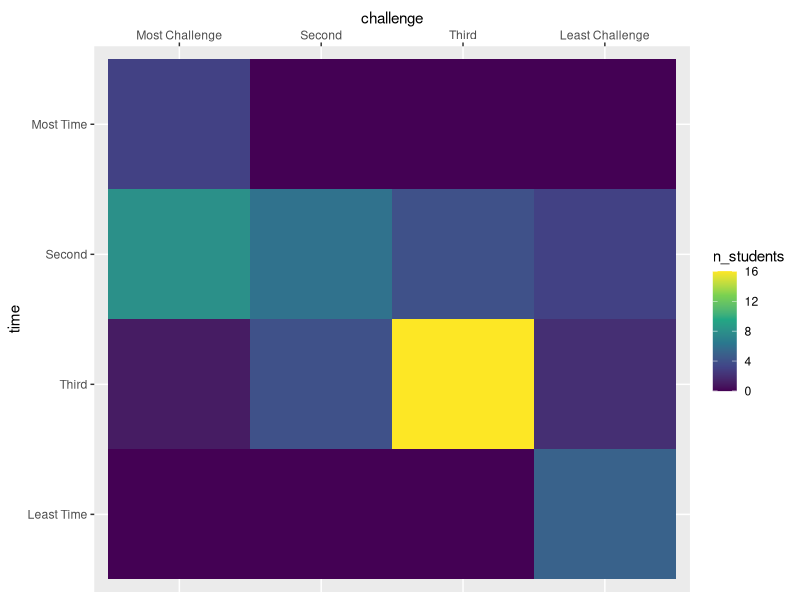

The R script that drew this image:
library(tidyverse)
heatmap_df <- tibble::tibble(time = c("Third", "Third", "Most Time", "Second",
                                      "Third", "Second", "Second", "Least Time", "Second", "Second",
                                      "Most Time", "Third", "Second", "Third", "Second", "Least Time",
                                      "Third", "Least Time", "Third", "Third", "Third", "Third", "Third",
                                      "Least Time", "Second", "Third", "Third", "Third", "Second",
                                      "Second", "Second", "Second", "Second", "Third", "Least Time",
                                      "Third", "Second", "Second", "Third", "Third", "Most Time", "Second",
                                      "Third", "Third", "Third", "Second", "Second", "Second", "Second",
                                      "Third", "Third", "Second"),
                             challenge = c("Third", "Third", "Most Challenge", "Least Challenge",
                                           "Second", "Third", "Most Challenge", "Least Challenge",
                                           "Third", "Second", "Most Challenge", "Third",
                                           "Most Challenge", "Third", "Third", "Least Challenge",
                                           "Third", "Least Challenge", "Third", "Third",
                                           "Least Challenge", "Third", "Third", "Least Challenge",
                                           "Most Challenge", "Second", "Second", "Third",
                                           "Most Challenge", "Least Challenge", "Most Challenge",
                                           "Most Challenge", "Second", "Third", "Least Challenge",
                                           "Third", "Second", "Second", "Third", "Second",
                                           "Most Challenge", "Most Challenge", "Most Challenge",
                                           "Third", "Third", "Most Challenge", "Least Challenge",
                                           "Second", "Third", "Third", "Least Challenge", "Second"))
heatmap_sum <- heatmap_df |> 
  mutate(challenge = fct_relevel(challenge, c("Most Challenge",
                                              "Second", 
                                              "Third",
                                              "Least Challenge")),
         time = fct_relevel(time, c("Most Time",
                                    "Second", 
                                    "Third",
                                    "Least Time")) |> fct_rev()) |>
  group_by(time, challenge, .drop = FALSE) |>
  summarise(n_students = n())

## use geom_tile() to make heatmap
ggplot(data = heatmap_sum, aes(x = challenge, y = time)) +
  geom_tile(aes(fill = n_students)) +
  scale_fill_viridis_c() +
  scale_x_discrete(position = "top")




heatmap_start2 <- tibble::tibble(challenge = c("Most Challenge", "Second", "Third",
                                               "Least Challenge"),
                                 `Least Time` = c(0, 0, 0, 5),
                                 Third = c(1, 4, 16, 2), Second = c(8, 6, 4, 3),
                                 `Most Time` = c(3, 0, 0, 0))
heatmap_start2 |> pivot_longer(2:5, names_to = "time",
                               values_to = "n_students")
## do the same fct releveling and make the heatmap
